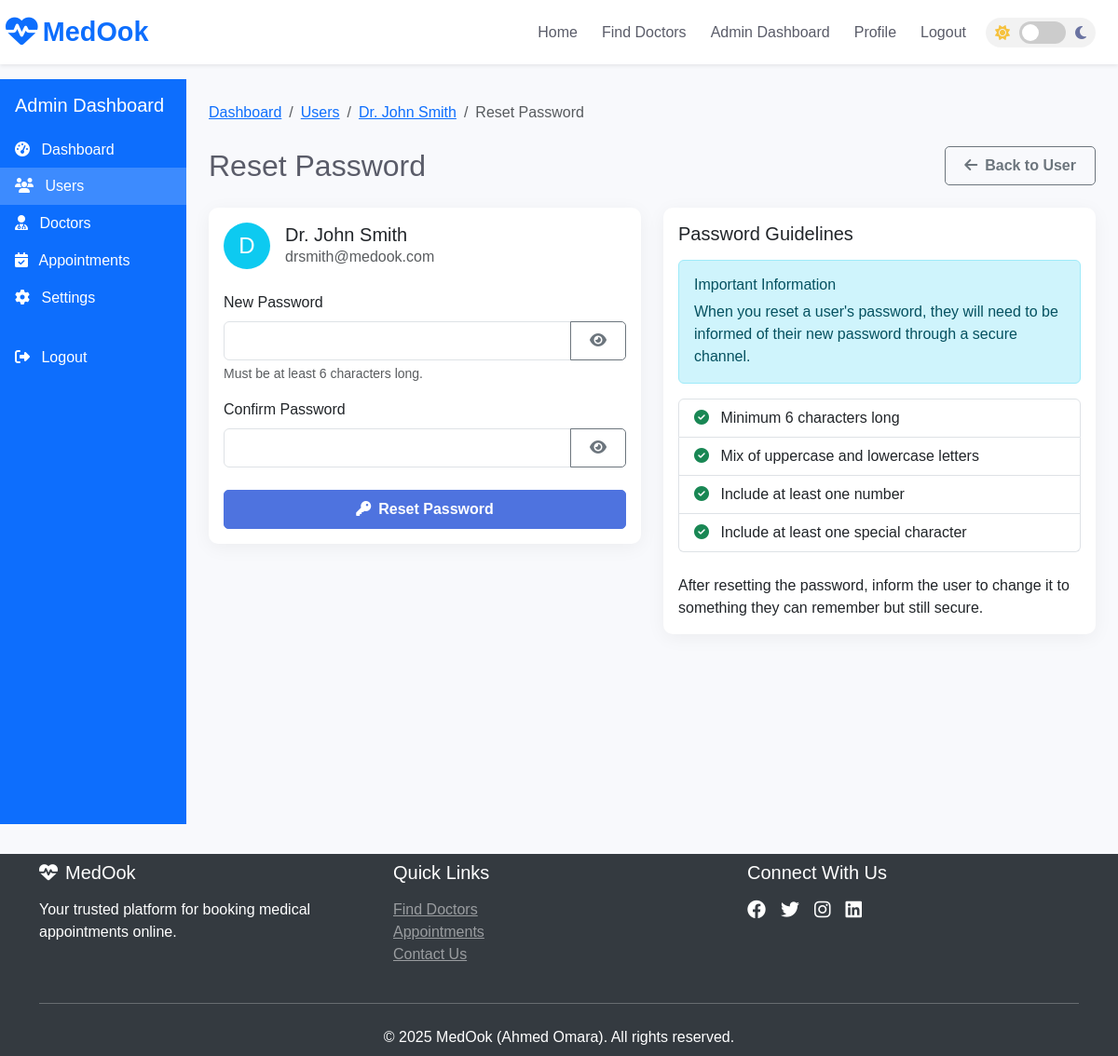
The app's page /pages/admin/reset_password.php?id=2 (signed in) with its own data.
### tables this page shows
CREATE TABLE IF NOT EXISTS users (
    id INT AUTO_INCREMENT PRIMARY KEY,
    username VARCHAR(50) NOT NULL UNIQUE,
    password VARCHAR(255) NOT NULL,
    email VARCHAR(100) NOT NULL UNIQUE,
    full_name VARCHAR(100) NOT NULL,
    role ENUM('patient', 'doctor', 'admin') NOT NULL DEFAULT 'patient',
    created_at TIMESTAMP DEFAULT CURRENT_TIMESTAMP
);

### pages/admin/reset_password.php (the view, shortened to what this page needs)
<?php
require_once __DIR__ . '/../../includes/header.php';
require_once __DIR__ . '/../../config/db_config.php';
$user_id = isset($_GET['id']) ? intval($_GET['id']) : 0;
$sql = "SELECT * FROM users WHERE id = ?";
$stmt = $conn->prepare($sql);
$stmt->bind_param("i", $user_id);
$stmt->execute();
$result = $stmt->get_result();
$user = $result->fetch_assoc();
?>
<div class="container-fluid">
    <div class="row">
        <div class="col-md-3 col-lg-2 bg-primary text-white p-0 min-vh-100">
            <div class="p-3">
                <h5 class="mb-0">Admin Dashboard</h5>
            </div>
            <div class="list-group list-group-flush">
                <a href="dashboard.php" class="list-group-item list-group-item-action bg-primary text-white border-0">
                    <i class="fas fa-tachometer-alt me-2"></i> Dashboard
                </a>
                <a href="users.php" class="list-group-item list-group-item-action bg-primary text-white border-0 active" style="background-color: rgba(255,255,255,0.2) !important;">
                    <i class="fas fa-users me-2"></i> Users
                </a>
                <a href="doctors.php" class="list-group-item list-group-item-action bg-primary text-white border-0">
                    <i class="fas fa-user-md me-2"></i> Doctors
                </a>
                <a href="appointments.php" class="list-group-item list-group-item-action bg-primary text-white border-0">
                    <i class="fas fa-calendar-check me-2"></i> Appointments
                </a>
                <a href="settings.php" class="list-group-item list-group-item-action bg-primary text-white border-0">
                    <i class="fas fa-cog me-2"></i> Settings
                </a>
                <a href="../logout.php" class="list-group-item list-group-item-action bg-primary text-white border-0 mt-4">
                    <i class="fas fa-sign-out-alt me-2"></i> Logout
                </a>
            </div>
        </div>
        <div class="col-md-9 col-lg-10 p-4">
            <nav aria-label="breadcrumb" class="mb-4">
                <ol class="breadcrumb">
                    <li class="breadcrumb-item"><a href="dashboard.php">Dashboard</a></li>
                    <li class="breadcrumb-item"><a href="users.php">Users</a></li>
                    <li class="breadcrumb-item"><a href="view_user.php?id=<?php echo $user_id; ?>"><?php echo htmlspecialchars($user['full_name']); ?></a></li>
                    <li class="breadcrumb-item active" aria-current="page">Reset Password</li>
                </ol>
            </nav>
            <div class="d-flex justify-content-between align-items-center mb-4">
                <h2 class="mb-0">Reset Password</h2>
                <a href="view_user.php?id=<?php echo $user_id; ?>" class="btn btn-outline-secondary">
                    <i class="fas fa-arrow-left me-2"></i>Back to User
                </a>
            </div>
            <div class="row">
                <div class="col-md-6">
                    <div class="card mb-4">
                        <div class="card-body">
                            <div class="d-flex align-items-center mb-4">
                                <?php
                                $initials = strtoupper(substr($user['full_name'], 0, 1));
                                $bgClass = '';
                                switch ($user['role']) {
                                    case 'doctor':
                                        $bgClass = 'bg-info';
                                        break;
                                }
                                ?>
                                <div class="rounded-circle <?php echo $bgClass; ?> text-white d-flex align-items-center justify-content-center me-3" style="width: 50px; height: 50px; font-size: 1.5rem;">
                                    <?php echo $initials; ?>
                                </div>
                                <div>
                                    <h5 class="mb-0"><?php echo htmlspecialchars($user['full_name']); ?></h5>
                                    <p class="text-muted mb-0"><?php echo htmlspecialchars($user['email']); ?></p>
                                </div>
                            </div>
                            <form method="post" action="" class="needs-validation" novalidate>
                                <div class="mb-3">
                                    <label for="new_password" class="form-label">New Password</label>
                                    <div class="input-group">
                                        <input type="password" class="form-control" id="new_password" name="new_password" required>
                                        <button class="btn btn-outline-secondary toggle-password" type="button" data-target="#new_password">
                                            <i class="fas fa-eye"></i>
                                        </button>
                                    </div>
                                    <div class="form-text">Must be at least 6 characters long.</div>
                                </div>
                                <div class="mb-4">
                                    <label for="confirm_password" class="form-label">Confirm Password</label>
                                    <div class="input-group">
                                        <input type="password" class="form-control" id="confirm_password" name="confirm_password" required>
                                        <button class="btn btn-outline-secondary toggle-password" type="button" data-target="#confirm_password">
                                            <i class="fas fa-eye"></i>
                                        </button>
                                    </div>
                                </div>
                                <div class="d-grid">
                                    <button type="submit" class="btn btn-primary">
                                        <i class="fas fa-key me-2"></i>Reset Password
                                    </button>
                                </div>
                            </form>
                        </div>
                    </div>
                </div>
                <div class="col-md-6">
                    <div class="card">
                        <div class="card-body">
                            <h5 class="card-title mb-3">Password Guidelines</h5>
                            <div class="alert alert-info">
                                <h6 class="alert-heading">Important Information</h6>
                                <p class="mb-0">When you reset a user's password, they will need to be informed of their new password through a secure channel.</p>
                            </div>
                            <ul class="list-group mb-4">
                                <li class="list-group-item">
                                    <i class="fas fa-check-circle text-success me-2"></i>
                                    Minimum 6 characters long
                                </li>
                                <li class="list-group-item">
                                    <i class="fas fa-check-circle text-success me-2"></i>
                                    Mix of uppercase and lowercase letters
                                </li>
                                <li class="list-group-item">
                                    <i class="fas fa-check-circle text-success me-2"></i>
                                    Include at least one number
                                </li>
                                <li class="list-group-item">
                                    <i class="fas fa-check-circle text-success me-2"></i>
                                    Include at least one special character
                                </li>
                            </ul>
                            <p class="mb-0">After resetting the password, inform the user to change it to something they can remember but still secure.</p>
                        </div>
                    </div>
                </div>
            </div>
        </div>
    </div>
</div>
<?php
require_once __DIR__ . '/../../includes/footer.php';
?>

### assets/css/style.css (style rules this page uses)
:root { --primary-color: #4E73DF; --secondary-color: #1CC88A; --dark-color: #5A5C69; --light-color: #F8F9FC; --danger-color: #E74A3B; --warning-color: #F6C23E; --info-color: #36B9CC; --bg-color: #f8f9fc; --text-color: #5a5c69; --card-bg: #ffffff; --border-color: #e3e6f0; --navbar-bg: #ffffff; --navbar-text: #5a5c69; --footer-bg: #343a40; --footer-text: #ffffff; --header-shadow: 0 4px 20px rgba(0, 0, 0, 0.05); --card-shadow: 0 4px 20px rgba(0, 0, 0, 0.05); }
body { font-family: 'Nunito', sans-serif; background-color: var(--bg-color); color: var(--text-color); transition: background-color 0.3s ease, color 0.3s ease; }
.btn { border-radius: 5px; padding: 0.5rem 1.25rem; font-weight: 600; transition: all 0.3s ease-in-out; }
.btn-primary { background-color: var(--primary-color); border-color: var(--primary-color); }
.card { border: none; border-radius: 10px; box-shadow: var(--card-shadow); transition: all 0.3s ease; background-color: var(--card-bg); }

### records on screen
users: full_name "Dr. John Smith", full_name "D", email "drsmith@medook.com"
